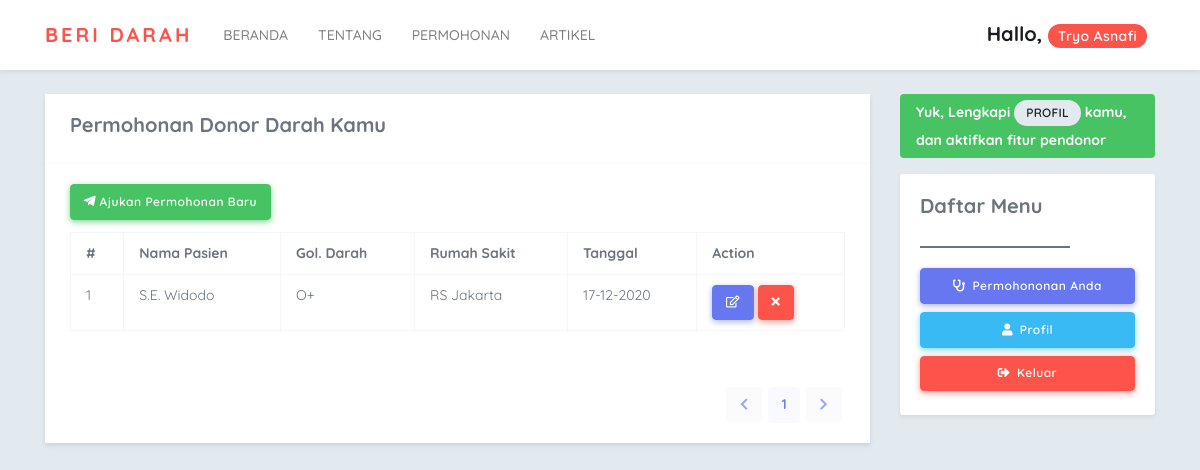
/user/ (signed in), run on the app's committed database.
### tables this page shows
CREATE TABLE `user` (
  `id_user` int(11) NOT NULL,
  `name` varchar(255) NOT NULL,
  `email` varchar(255) NOT NULL,
  `password` varchar(255) NOT NULL,
  `level` varchar(15) NOT NULL,
  `created_date` datetime NOT NULL DEFAULT CURRENT_TIMESTAMP,
  `updated_date` datetime DEFAULT NULL
);

CREATE TABLE `request` (
  `id_request` int(11) NOT NULL,
  `id_user` int(11) DEFAULT NULL,
  `recipient_name` varchar(255) DEFAULT NULL,
  `recipient_gender` varchar(1) DEFAULT NULL,
  `blood_group` varchar(3) DEFAULT NULL,
  `hospital` varchar(255) DEFAULT NULL,
  `number_donors` int(3) DEFAULT NULL,
  `requester_name` varchar(255) DEFAULT NULL,
  `requester_phone` varchar(15) DEFAULT NULL,
  `relationship` varchar(255) DEFAULT NULL,
  `message` text,
  `status` tinyint(1) DEFAULT '1',
  `created_date` datetime NOT NULL DEFAULT CURRENT_TIMESTAMP,
  `updated_date` datetime DEFAULT NULL
);

### user/index.php (the view, shortened to what this page needs)
<?php
include_once("../config/database.php");
$email = $_SESSION['user']->email;
$data = $conn->query("SELECT * FROM user WHERE email = '$email'")->fetch_object();
?>
<!DOCTYPE html>
<html lang="en">
<head>
    <link rel="stylesheet" href="https://cdn.jsdelivr.net/npm/bootstrap@4.5.3/dist/css/bootstrap.min.css">
    <link rel="stylesheet" href="https://use.fontawesome.com/releases/v5.7.2/css/all.css">
    <link rel="stylesheet" href="../assets/css/style.css">
    <link rel="stylesheet" href="../assets/css/components.css">
</head>
<body class="bg-light">
    <nav class="navbar navbar-expand-lg navbar-light bg-white shadow-sm" style="left: 0px; position: relative">
        <div class="container-lg">
            <a class="navbar-brand text-uppercase text-danger font-weight-bolder" href="#">Beri Darah</a>
            <div class="collapse navbar-collapse" id="navbarSupportedContent">
                <ul class="navbar-nav mr-auto text-uppercase font-weight-bold">
                    <li class="nav-item">
                        <a class="nav-link" href="#">Beranda <span class="sr-only">(current)</span></a>
                    </li>
                    <li class="nav-item">
                        <a class="nav-link" href="#">Tentang</a>
                    </li>
                    <li class="nav-item">
                        <a class="nav-link" href="#">Permohonan</a>
                    </li>
                    <li class="nav-item">
                        <a class="nav-link" href="#">Artikel</a>
                    </li>
                </ul>
            </div>
            <h5 class="mr-2 navbar-text text-dark my-0">
                Hallo, <span class="badge badge-danger badge-pill"><?= $data->name; ?> </span>
            </h5>
        </div>
    </nav>
    <div class="container-lg">
        <div class="row my-4">
            <div class="col-md-9">
                <div class="bg-white shadow-sm">
                    <div class="section-body">
                        <div class="card">
                            <div class="card-header">
                                <h5>Permohonan Donor Darah Kamu</h5>
                            </div>
                            <div class="card-body">
                                <div class="card-title">
                                    <a href="add_request.php" class="btn btn-success"><i class="fab fa-telegram-plane"></i> Ajukan Permohonan Baru</a>
                                </div>
                                <div class="table-responsive">
                                    <table class="table table-bordered table-md">
                                        <tr>
                                            <th>#</th>
                                            <th>Nama Pasien</th>
                                            <th>Gol. Darah</th>
                                            <th>Rumah Sakit</th>
                                            <th>Tanggal</th>
                                            <th>Action</th>
                                        </tr>
                                        <?php
                                        include('../config/database.php');
                                        $batas = 5;
                                        $page = isset($_GET['page']) ? (int)$_GET['page'] : 1;
                                        $first = ($page > 1) ? (($page - 1) * $batas) : 0;
                                        $previous = $page - 1;
                                        $next = $page + 1;
                                        $count_data = mysqli_num_rows($conn->query("SELECT * FROM user"));
                                        $total_page = ceil($count_data / $batas);
                                        $no = $first + 1;
                                        $id_user = $_SESSION['user']->id_user;
                                        $data = $conn->query("SELECT * FROM request WHERE id_user = '$id_user' ORDER BY created_date DESC LIMIT $first, $batas");
                                        while ($user_data = mysqli_fetch_object($data)) {  ?>
                                            <tr>
                                                <td><?= $no++ ?></td>
                                                <td><?= $user_data->recipient_name ?></td>
                                                <td><?= $user_data->blood_group ?></td>
                                                <td><?= $user_data->hospital ?></td>
                                                <td><?= date_format(date_create($user_data->created_date), 'd-m-Y') ?>
                                                </td>
                                                <td>
                                                    <a class="btn btn-icon btn-primary" href="edit_request.php?id=<?= $user_data->id_request ?>">
                                                        <i class="far fa-edit"></i>
                                                    </a>
                                                    <a class="btn btn-icon btn-danger" href="delete_request.php?id=<?= $user_data->id_request ?>" onclick="return confirm_delete()">
                                                        <i class="fas fa-times"></i>
                                                    </a>
                                                </td>
                                            </tr>
                                        <?php } ?>
                                    </table>
                                </div>
                            </div>
                            <div class="card-footer text-right">
                                <nav class="d-inline-block">
                                    <ul class="pagination mb-0">
                                        <li class="page-item">
                                            <a class="page-link <?= ($page > 1) ? '"href=?page=' . $previous : ' btn disabled"'; ?> tabindex=" -1">
                                                <i class="fas fa-chevron-left"></i>
                                            </a>
                                        </li>
                                        <?php
                                        for ($i = 1; $i <= $total_page; $i++) {
                                        ?>
                                            <li class="page-item"><a class="page-link" href="?page=<?= $i ?>"><?= $i ?></a></li>
                                        <?php } ?>
                                        <li class="page-item">
                                            <a class="page-link <?= ($page < $total_page) ? '" href=?page=' . $next : ' btn disabled" href' ?>>
                                                    <i class=" fas fa-chevron-right"></i>
                                            </a>
                                        </li>
                                    </ul>
                                </nav>
                            </div>
                        </div>
                    </div>
                </div>
            </div>
            <div class="col-md-3">
                <div class="bg-success px-3 mb-2 rounded text-white">
                    <p class="font-weight-bold py-1">Yuk, Lengkapi <a class="" href=""><span class="badge badge-light badge-sm">PROFIL</span></a> kamu, dan aktifkan fitur pendonor </p>
                </div>
                <div class="card-body bg-white card shadow-sm">
                    <h5 class="card-title">Daftar Menu</h5>
                    <hr align="left" style="border-top: 2px solid" width="150rem">
                    <ul class="nav flex-column">
                        <li class="nav-item py-1">
                            <a class="nav-link btn btn-primary" href="index.php"><i class="fas fa-stethoscope"></i> Permohononan Anda</a>
                        </li>
                        <li class="nav-item py-1">
                            <a class="nav-link btn btn-info" href="profile.php"><i class="fas fa-user"></i> Profil</a>
                        </li>
                        <li class="nav-item py-1">
                            <a class="nav-link btn btn-danger" href="../logout.php"><i class="fas fa-sign-out-alt"></i> Keluar</a>
                        </li>
                    </ul>
                </div>
            </div>
        </div>
    </div>
</body>
</html>

### user/index.php (style rules this page uses)
body { font-family: 'Quicksand', sans-serif; }

### data on the page
user: name "Tryo Asnafi"
request: recipient_name "S.E. Widodo", blood_group "O+", hospital "RS Jakarta", created_date "17-12-2020"
